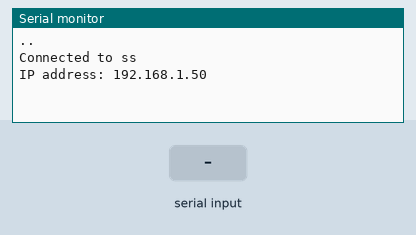
Simulated run of this sketch. Board: ESP8266 (NodeMCU). On the bench: the last lines printed to the serial monitor. Inputs (shaded band) come from the test bench. WiFi joins after 1.5 s; servers stay silent unless stated; uploads are accepted with an empty reply.

Above: at 3.2 s.
3.3 s: "1" received over Serial
At 3.9 s:
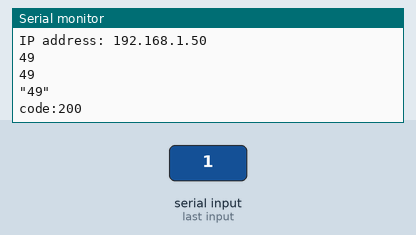
5.0 s: "0" received over Serial
At 5.16 s:
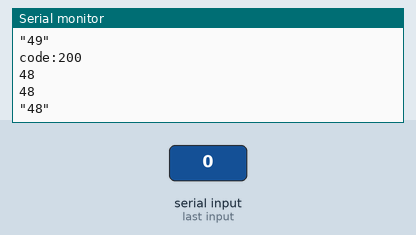
6.5 s: "2" received over Serial
At 7.6 s:
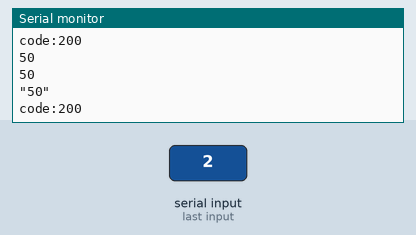
Timing chart, 0 to 9.5 s (numbered marks = the images above; inputs shaded):
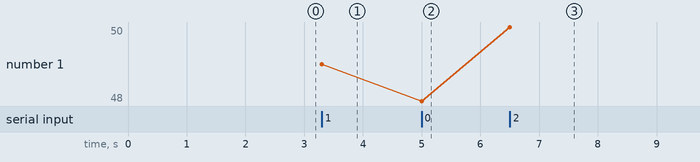

Measured:
- after the input at 3.3 s, the serial monitor: prints a new line at once (image 1)
- after the input at 5.0 s, the serial monitor: prints a new line at once (image 2)
- after the input at 6.5 s, the serial monitor: prints a new line at once (image 3)
- plotted number 1: 49 → 48 after the input at 5.0 s, 48 → 50 after the input at 6.5 s

The sketch:

esp.ino
```cpp
#include <Arduino.h>
#include <ESP8266WiFi.h>
#include <ESP8266HTTPClient.h>
String comdata = "";
String ssid = "ss"; // 需要连接的wifi热点名称
String password = "ssdk1234"; // 需要连接的wifi热点密码
/* 上传数据到服务器。
  device为设备号，sensor为传感器号，data为上传数据点的值
  这里默认上传到最新的数据点上，需要上传到特定点上就得在post内容中单独加入时间戳
*/
void uploadYeelinkData(String device, String sensor, String data) {
  HTTPClient http;
  const String apiAddress = "/v1.1/device/" + device + "/sensor/" + sensor + "/datapoints";
  http.begin("site19.club", 9090, "/esp");
  int httpCode =  http.POST("{\"Ecp\":[" + data + "]}");
  Serial.print("code:");
  Serial.println(httpCode);
  if (httpCode == 200) { // 访问成功，取得返回参数
    String payload = http.getString();
  //  Serial.println(payload);
  } else { // 访问不成功，打印原因
    String payload = http.getString();
    Serial.print("context:");
    Serial.println(payload);
  }
}
void setup() {

  Serial.begin (115200);
  int connectCount = 0;
  WiFi.begin ( ssid.c_str(), password.c_str() );
  while ( WiFi.status() != WL_CONNECTED ) {
    delay ( 1000 );
    Serial.print ( "." );
    if (connectCount > 30) {
      Serial.println( "Connect fail!" );
      break;
    }
    connectCount += 1;
  }
  if (WiFi.status() == WL_CONNECTED) {
    Serial.println ( "" );
    Serial.print ( "Connected to " );
    Serial.println ( ssid );
    Serial.print ( "IP address: " );
    Serial.println ( WiFi.localIP() );
    connectCount = 0;
  }
  //readYeelinkData("8938", "28887"); // 读取数据点测试
  // uploadYeelinkData("8938", "28887", "1"); // 写入数据点测试


}

void loop() {
  ESP.wdtEnable(15);
  comdata = "";
  String data = "";
  String ecp[50] = {""};
  while (Serial.available()) {
    comdata += Serial.read();
    delay(2);
  }
  for (int i = 0; comdata.length() > 0; i++) {
      Serial.println(comdata);
    ecp[i] = comdata.substring(0, 12);
    comdata = comdata.substring(16);
  }
  for (int j = 0; ecp[j].length() > 0; j++) {
     Serial.println(ecp[j]);
    data += '"';
    data += ecp[j];
    data += '"';
    if(ecp[j+1].length() > 0)
    data += ",";
  }
  if (data.length() > 0) {
    Serial.println(data);
    uploadYeelinkData("8938", "28887", data);
  }
  delay(2);
  ESP.wdtFeed();
}
```
